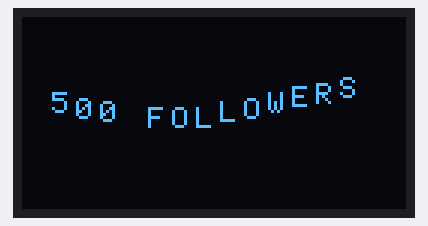
A sketch run on a simulated Arduino Uno, built with avr-gcc and run on an emulated ATmega328P. On the bench: 128×64 one-colour display.

Above: at 0.12 s.
At 0.64 s:
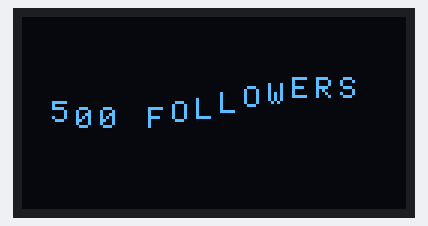
At 1.29 s:
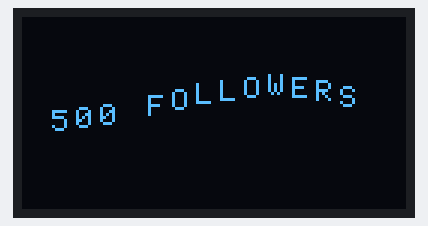
At 2.59 s:
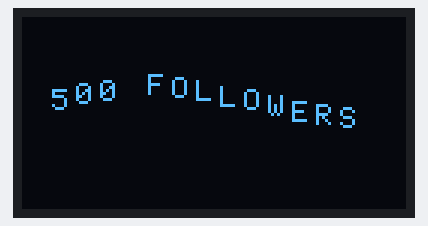
At 3.89 s:
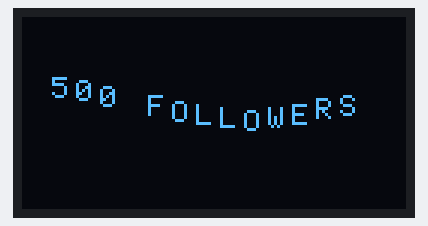
At 5.19 s:
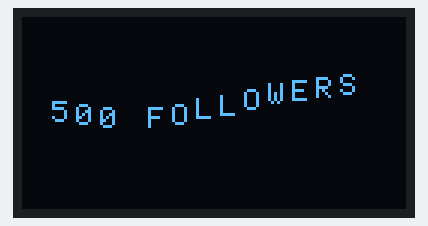

Measured:
- by itself, everything shown: repeats every 4.7 s, in 36 steps

The sketch:

500_followers_Wave_effect.ino
```cpp
#include <Wire.h>
#include <Adafruit_GFX.h>
#include <Adafruit_SSD1306.h>

#define SCREEN_WIDTH 128
#define SCREEN_HEIGHT 64
#define OLED_RESET    -1
Adafruit_SSD1306 display(SCREEN_WIDTH, SCREEN_HEIGHT, &Wire, OLED_RESET);

void setup() {
  if (!display.begin(SSD1306_SWITCHCAPVCC, 0x3C)) {
    Serial.println(F("SSD1306 allocation failed"));
    for (;;);
  }
  display.clearDisplay();
}

void loop() {
  String text = "500 FOLLOWERS"; // The text to animate
  int baseY = 25;  // Base Y position where the text stays centered
  int amplitude = 6; // Height of the wave motion
  int speed = 100;   // Speed of wave effect

  for (int t = 0; t < 360; t += 10) { // Loop through wave motion
    display.clearDisplay();
    display.setTextSize(1);
    display.setTextColor(WHITE);

    int x = 10;  // Start position for the text

    for (int i = 0; i < text.length(); i++) {
      int yOffset = amplitude * sin((t + (i * 20)) * PI / 180); // Wave movement
      display.setCursor(x, baseY + yOffset);
      display.print(text[i]); // Print each letter with wave effect
      x += 8; // Move cursor to the right for next character
    }

    display.display();
    delay(speed); // Adjust speed of wave effect
  }
}
```
